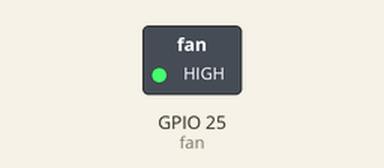
Simulated run of this sketch. Board: ESP32. Shown: switched loads named in the sketch (green lamp = pin HIGH).

Above: at 2.0 s.
At 6.0 s:
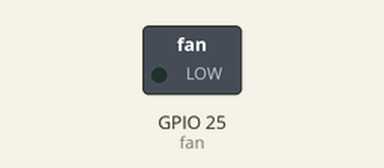
Timing chart, 0 to 10.4 s (numbered marks = the images above):
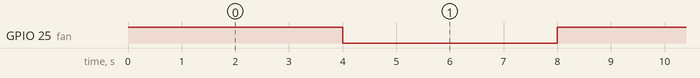

Measured:
- by itself, GPIO 25 (fan): alternates HIGH for 4.0 s and LOW for 4.0 s

The sketch:

fan.ino
```cpp
int fan = 25;

void setup() {
  // put your setup code here, to run once:
pinMode(fan, OUTPUT);
}

void loop() {
  // put your main code here, to run repeatedly:
digitalWrite(fan, HIGH);
delay(4000);
digitalWrite(fan, LOW);
delay(4000);

}
```
